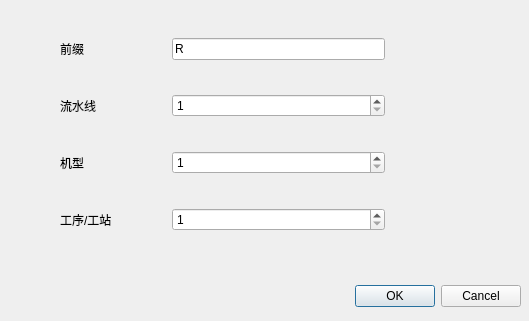
<?xml version="1.0" encoding="UTF-8"?>
<ui version="4.0">
 <class>Dialog</class>
 <widget class="QDialog" name="Dialog">
  <property name="geometry">
   <rect>
    <x>0</x>
    <y>0</y>
    <width>529</width>
    <height>321</height>
   </rect>
  </property>
  <property name="windowTitle">
   <string>配置信息</string>
  </property>
  <property name="windowIcon">
   <iconset>
    <normaloff>menu.ico</normaloff>menu.ico</iconset>
  </property>
  <property name="whatsThis">
   <string notr="true"/>
  </property>
  <widget class="QDialogButtonBox" name="buttonBox">
   <property name="geometry">
    <rect>
     <x>220</x>
     <y>281</y>
     <width>301</width>
     <height>31</height>
    </rect>
   </property>
   <property name="orientation">
    <enum>Qt::Horizontal</enum>
   </property>
   <property name="standardButtons">
    <set>QDialogButtonBox::Cancel|QDialogButtonBox::Ok</set>
   </property>
  </widget>
  <widget class="QWidget" name="gridLayoutWidget">
   <property name="geometry">
    <rect>
     <x>60</x>
     <y>10</y>
     <width>431</width>
     <height>251</height>
    </rect>
   </property>
   <layout class="QGridLayout" name="gridLayout" columnstretch="1,2,1">
    <item row="3" column="0">
     <widget class="QLabel" name="label_2">
      <property name="text">
       <string>流水线</string>
      </property>
     </widget>
    </item>
    <item row="1" column="0">
     <widget class="QLabel" name="label">
      <property name="text">
       <string>前缀</string>
      </property>
     </widget>
    </item>
    <item row="3" column="1">
     <widget class="QSpinBox" name="spinBox">
      <property name="minimum">
       <number>1</number>
      </property>
      <property name="maximum">
       <number>10000</number>
      </property>
     </widget>
    </item>
    <item row="1" column="1">
     <widget class="QLineEdit" name="lineEdit">
      <property name="text">
       <string>R</string>
      </property>
     </widget>
    </item>
    <item row="4" column="0">
     <widget class="QLabel" name="label_3">
      <property name="text">
       <string>机型</string>
      </property>
     </widget>
    </item>
    <item row="4" column="1">
     <widget class="QSpinBox" name="spinBox_2">
      <property name="minimum">
       <number>1</number>
      </property>
      <property name="maximum">
       <number>10000</number>
      </property>
     </widget>
    </item>
    <item row="5" column="0">
     <widget class="QLabel" name="label_4">
      <property name="text">
       <string>工序/工站</string>
      </property>
     </widget>
    </item>
    <item row="5" column="1">
     <widget class="QSpinBox" name="spinBox_3">
      <property name="minimum">
       <number>1</number>
      </property>
      <property name="maximum">
       <number>130</number>
      </property>
     </widget>
    </item>
   </layout>
  </widget>
 </widget>
 <resources/>
 <connections>
  <connection>
   <sender>buttonBox</sender>
   <signal>accepted()</signal>
   <receiver>Dialog</receiver>
   <slot>accept()</slot>
   <hints>
    <hint type="sourcelabel">
     <x>248</x>
     <y>254</y>
    </hint>
    <hint type="destinationlabel">
     <x>157</x>
     <y>274</y>
    </hint>
   </hints>
  </connection>
  <connection>
   <sender>buttonBox</sender>
   <signal>rejected()</signal>
   <receiver>Dialog</receiver>
   <slot>reject()</slot>
   <hints>
    <hint type="sourcelabel">
     <x>316</x>
     <y>260</y>
    </hint>
    <hint type="destinationlabel">
     <x>286</x>
     <y>274</y>
    </hint>
   </hints>
  </connection>
 </connections>
</ui>
